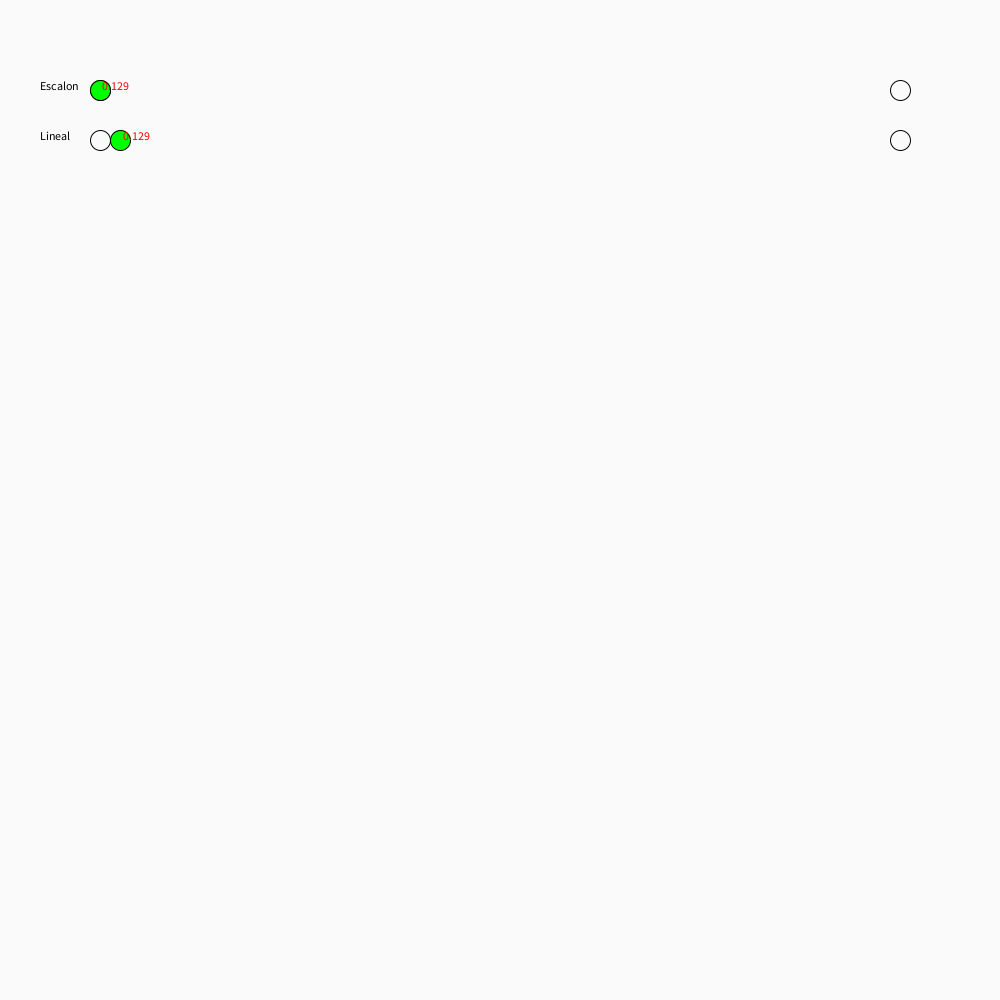
Frame 1 (no input)
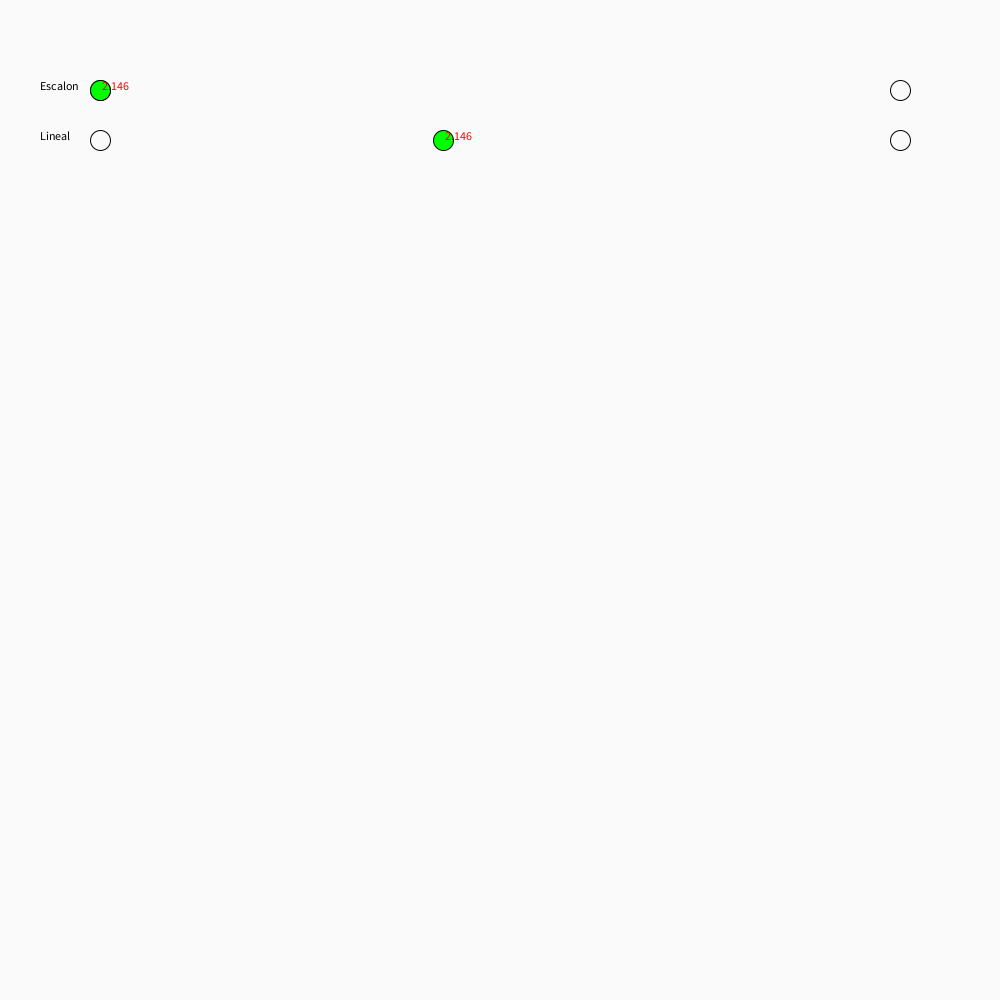
Frame 60 (the mouse pressed at the canvas centre just before this capture)
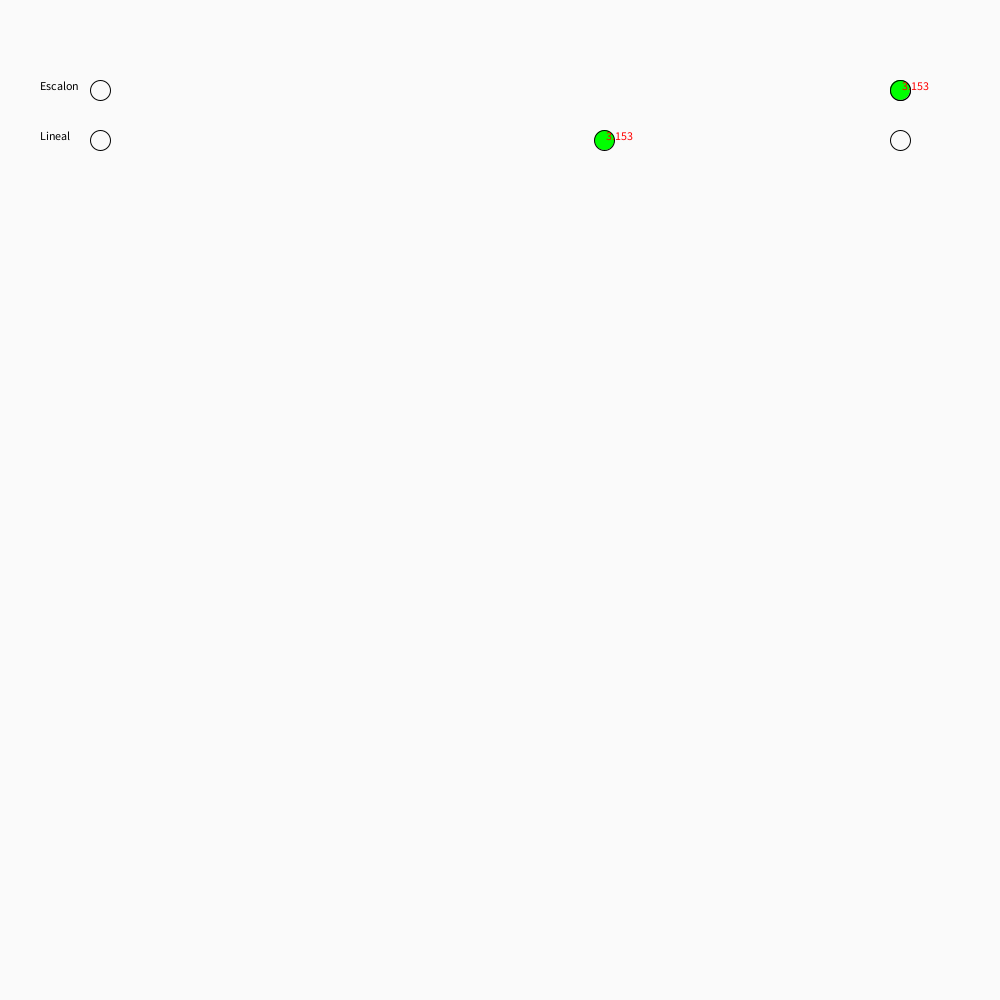
Frame 120 (the mouse held since frame 60 and released just before this capture)

The Processing sketch that drew these frames (run headless with seeded random() and noise(); from frame 60 on, the mouse is pressed at the canvas centre):

// Processing sketch: interpolacion
// ── interpolacion.pde
float x0, x1;
float T;
void setup() {
  size(1000, 1000);
  x0 = 100.0f;
  x1 = 900.0f;
  T = 5.0f;
}

void draw() {
  background(250);
  float x;
  float t = millis()/1000.0f;
  x = Escalon(x0, x1, t/T);
  Dibujar(x0, x1, t, x, 90, "Escalon");
  
  x = Lineal(x0, x1, t/T);
  Dibujar(x0, x1, t, x, 140, "Lineal");
}

// ── utileria.pde
float Escalon(float x_0, float x_1, float t) {
  return (t < 0.5f)? x_0 : x_1; 
}

float Lineal(float x_0, float x_1, float t) {
  float x = x_0 + t *(x_1 - x0);
  return x;
}


void Dibujar(float x_0, float x_1, float t, float x, float y, String metodo) {
  noFill();
  circle(x_0, y, 20);
  circle(x_1, y, 20);
  fill(0, 255, 0);
  circle(x, y, 20);
  fill(255,0,0);
  text(t, x, y);
  fill(0);
  text(metodo,x0-60, y);
}
